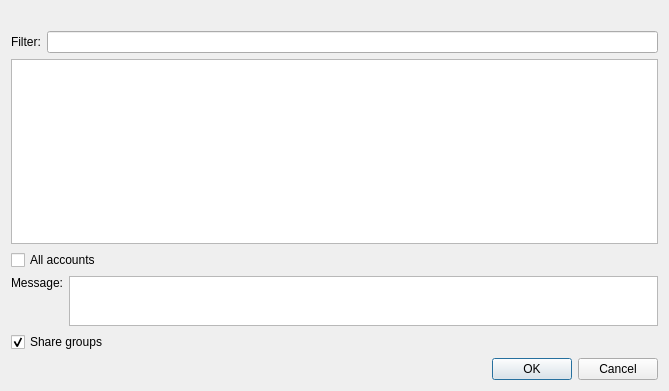
<?xml version="1.0" encoding="UTF-8"?>
<ui version="4.0">
 <class>ShareRIEXDialog</class>
 <widget class="QDialog" name="ShareRIEXDialog">
  <property name="geometry">
   <rect>
    <x>0</x>
    <y>0</y>
    <width>669</width>
    <height>391</height>
   </rect>
  </property>
  <property name="windowTitle">
   <string>Share contacts</string>
  </property>
  <layout class="QVBoxLayout" name="verticalLayout">
   <item>
    <widget class="QLabel" name="MessageLabel_">
     <property name="text">
      <string/>
     </property>
    </widget>
   </item>
   <item>
    <layout class="QHBoxLayout" name="horizontalLayout">
     <item>
      <widget class="QLabel" name="label_2">
       <property name="text">
        <string>Filter:</string>
       </property>
      </widget>
     </item>
     <item>
      <widget class="QLineEdit" name="FilterLine_"/>
     </item>
    </layout>
   </item>
   <item>
    <widget class="QTreeView" name="ContactsTree_"/>
   </item>
   <item>
    <widget class="QCheckBox" name="AllAccountsBox_">
     <property name="text">
      <string>All accounts</string>
     </property>
    </widget>
   </item>
   <item>
    <layout class="QHBoxLayout" name="horizontalLayout_2">
     <item>
      <widget class="QLabel" name="label">
       <property name="text">
        <string>Message:</string>
       </property>
       <property name="alignment">
        <set>Qt::AlignLeading|Qt::AlignLeft|Qt::AlignTop</set>
       </property>
      </widget>
     </item>
     <item>
      <widget class="QTextEdit" name="Message_">
       <property name="sizePolicy">
        <sizepolicy hsizetype="Expanding" vsizetype="Expanding">
         <horstretch>0</horstretch>
         <verstretch>0</verstretch>
        </sizepolicy>
       </property>
       <property name="maximumSize">
        <size>
         <width>16777215</width>
         <height>50</height>
        </size>
       </property>
      </widget>
     </item>
    </layout>
   </item>
   <item>
    <widget class="QCheckBox" name="SuggestGroupsBox_">
     <property name="toolTip">
      <string>If checked, the information about the groups of the selected contacts would also be sent along with the sharing request.</string>
     </property>
     <property name="text">
      <string>Share groups</string>
     </property>
     <property name="checked">
      <bool>true</bool>
     </property>
    </widget>
   </item>
   <item>
    <widget class="QDialogButtonBox" name="buttonBox">
     <property name="orientation">
      <enum>Qt::Horizontal</enum>
     </property>
     <property name="standardButtons">
      <set>QDialogButtonBox::Cancel|QDialogButtonBox::Ok</set>
     </property>
    </widget>
   </item>
  </layout>
 </widget>
 <resources/>
 <connections>
  <connection>
   <sender>buttonBox</sender>
   <signal>accepted()</signal>
   <receiver>ShareRIEXDialog</receiver>
   <slot>accept()</slot>
   <hints>
    <hint type="sourcelabel">
     <x>248</x>
     <y>254</y>
    </hint>
    <hint type="destinationlabel">
     <x>157</x>
     <y>274</y>
    </hint>
   </hints>
  </connection>
  <connection>
   <sender>buttonBox</sender>
   <signal>rejected()</signal>
   <receiver>ShareRIEXDialog</receiver>
   <slot>reject()</slot>
   <hints>
    <hint type="sourcelabel">
     <x>316</x>
     <y>260</y>
    </hint>
    <hint type="destinationlabel">
     <x>286</x>
     <y>274</y>
    </hint>
   </hints>
  </connection>
 </connections>
</ui>
